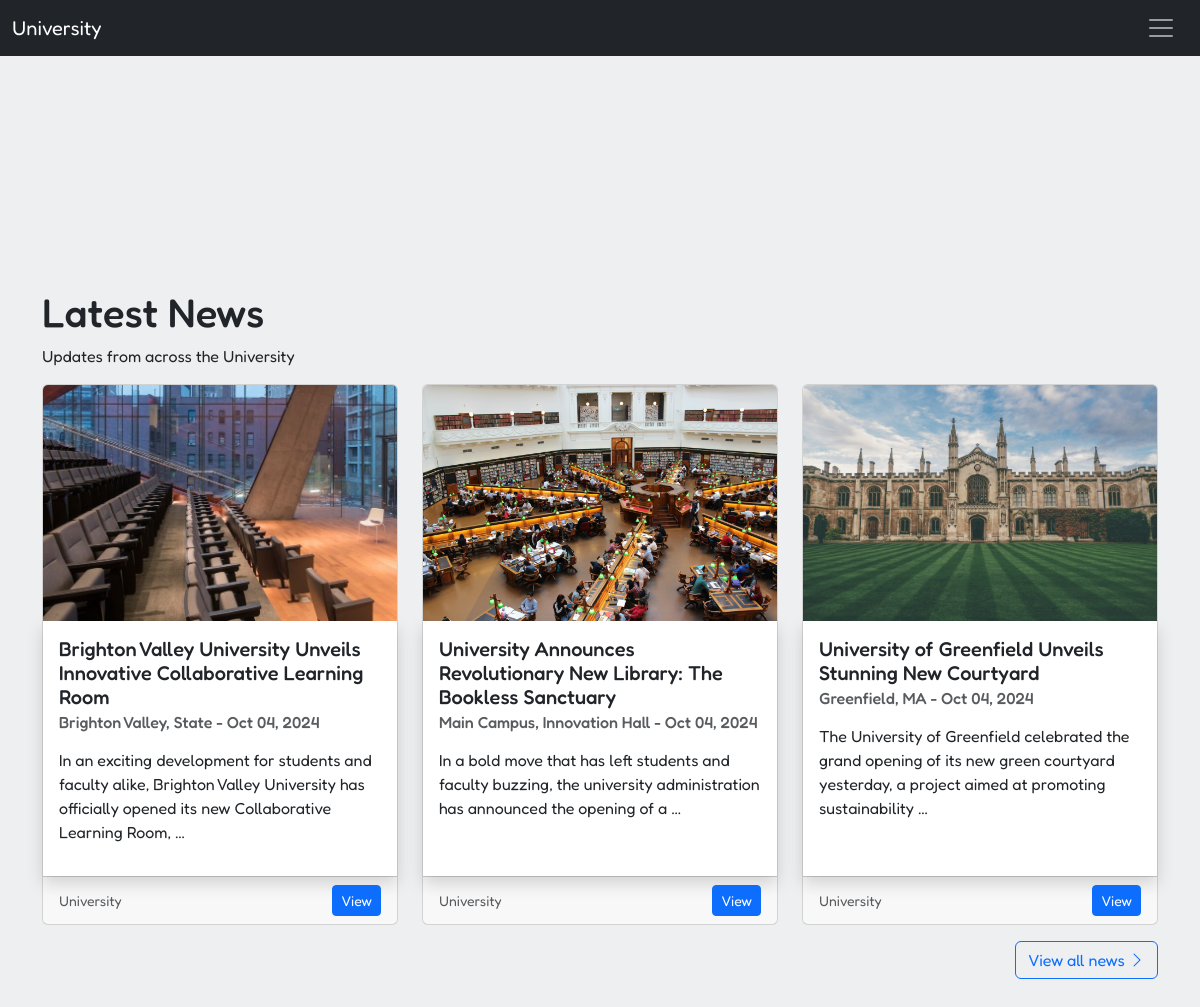
The app's page /, older data.
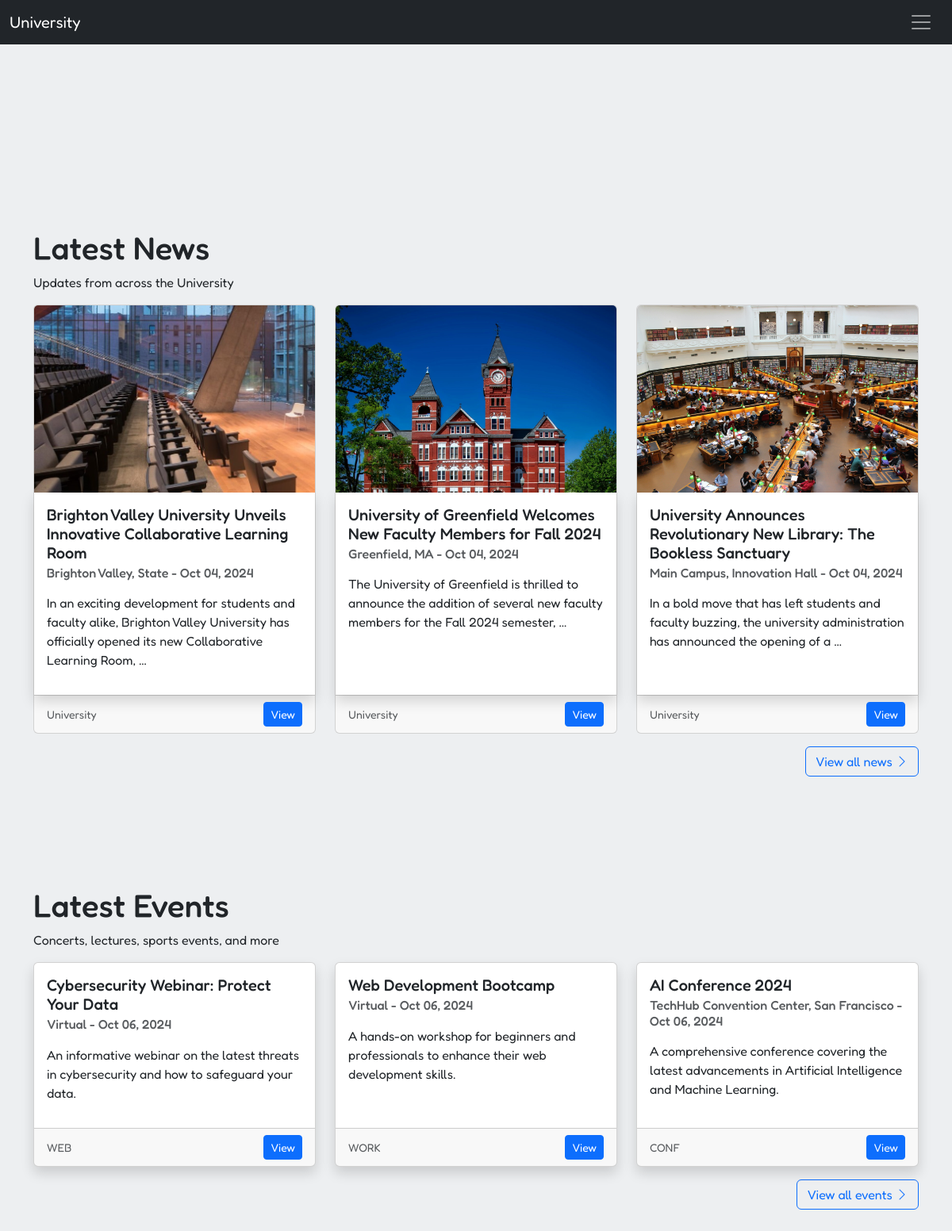
The same page, newer data.
### main/models.py (models this page shows, shortened)
class New(models.Model):
	title = models.CharField(max_length=255)
	author = models.ForeignKey(to=User, on_delete=models.CASCADE)
	attract = models.TextField(blank=True, null=True, max_length=510)
	image = models.ImageField(upload_to='uploads/news', blank=True, null=True)
	category = models.ForeignKey(to='Category', on_delete=models.CASCADE)
	tags = models.ManyToManyField(to='Tag', related_name='news')
	location = models.CharField(max_length=255, blank=True, null=True)
	location_URL = models.URLField(blank=True, null=True)
	content = models.TextField()
	views = models.PositiveIntegerField(default=0)
	is_published = models.BooleanField(default=False)
	publish_date = models.DateTimeField(blank=True, null=True)
	created_at = models.DateTimeField(auto_now_add=True)
	updated_at = models.DateTimeField(auto_now=True)

class Category(models.Model):
	class Meta:
		verbose_name = 'Category'
		verbose_name_plural = 'Categories'
	name = models.CharField(max_length=128)
	slug = models.SlugField(max_length=128, unique=True, blank=True, null=True)
	def __str__(self) -> str:
		return self.name

class Event(models.Model):
	EVENT_TYPES = (
        ('CONF', 'Conference'),
        ('WEB', 'Webinar'),
        ('WORK', 'Workshop'),
        ('MEET', 'Meeting'),
    )
	title = models.CharField(max_length=255)
	description = models.TextField(blank=True, null=True)
	location = models.CharField(max_length=255, blank=True, null=True)
	location_URL = models.URLField(blank=True, null=True)
	event_type = models.CharField(max_length=5, choices=EVENT_TYPES, default='CONF')
	start_date = models.DateTimeField()
	end_date = models.DateTimeField()
	is_virtual = models.BooleanField(default=False)
	organizer = models.CharField(max_length=255, blank=True, null=True)
	created_at = models.DateTimeField(auto_now_add=True)
	updated_at = models.DateTimeField(auto_now=True)
	class Meta:
		ordering = ['start_date']
		verbose_name_plural = 'Events'

### main/views.py (the view)
# urls.py: path('', views.home, name='home'),
def home(request):
	news = models.New.objects.order_by('-updated_at')[:3]
	events = models.Event.objects.order_by('-updated_at')[:3]
	banners = models.Banner.objects.filter(is_active=True).order_by('-created_at')
	return render(request, 'main/home.htm', {'news': news, 'events': events, 'banners': banners})

### main/templatetags/mark.py (called while the page is built)
@register.filter
def markdownify(text):
	return markdown.markdown(text)

### templates/main/home.htm (shortened to what this page needs)
{% extends 'base.htm' %}
{% load static %}
{% load mark %}
{% block content %}
    <div class="my-5 py-5"></div>
    {% if news %}
        <h1>Latest News</h1>
        <p>Updates from across the University</p>
        <div class="row row-cols-1 row-cols-md-2 row-cols-lg-3 g-4">
            {% for new in news %}
                <div class="col">
                    <div class="card h-100">
                        <img src="{{ new.image.url }}" class="card-img-top" alt="{{ new.location }}">
                        <div class="card-body shadow">
                            <h5 class="card-title">{{ new.title }}</h5>
                            <h6 class="card-subtitle mb-2 text-body-secondary">{{ new.location }} - {{ new.created_at|date:"M d, Y" }}</h6>
                            <p class="card-text">{{ new.content|truncatewords:20|markdownify|safe }}</p>
                        </div>
                        <div class="card-footer d-flex align-items-center justify-content-between">
                            <small class="text-body-secondary">{{ new.category }}</small>
                            <a href="{% url 'new' new.pk %}" class="btn btn-sm btn-primary">View</a>
                        </div>
                    </div>
                </div>
            {% endfor %}
        </div>
        <a href="{% url 'news' %}" class="btn btn-outline-primary my-3 float-end">
            View all news
            <i class="bi bi-chevron-right"></i>
        </a>
    {% endif %}
    <div class="my-5 py-5"></div>
    {% if events %}
        <h1>Latest Events</h1>
        <p>Concerts, lectures, sports events, and more</p>
        <div class="row row-cols-1 row-cols-md-2 row-cols-lg-3 g-4">
            {% for event in events %}
                <div class="col">
                    <div class="card h-100 shadow">
                        <div class="card-body">
                            <h5 class="card-title">{{ event.title }}</h5>
                            <h6 class="card-subtitle mb-2 text-body-secondary">{{ event.location }} - {{ event.created_at|date:"M d, Y" }}</h6>
                            <p class="card-text">{{ event.description|markdownify|safe }}</p>
                        </div>
                        <div class="card-footer d-flex align-items-center justify-content-between">
                            <small class="text-body-secondary">{{ event.event_type }}</small>
                            <a href="{% url 'event' event.pk %}" class="btn btn-sm btn-primary">View</a>
                        </div>
                    </div>
                </div>
            {% endfor %}
        </div>
        <a href="{% url 'events' %}" class="btn btn-outline-primary my-3 float-end">
            View all events
            <i class="bi bi-chevron-right"></i>
        </a>
    {% endif %}
{% endblock %}

### templates/base.htm (shortened to what this page needs)
<!DOCTYPE html>
<html>
<head>
	{% load static %}
	<link rel="stylesheet" href="https://cdn.jsdelivr.net/npm/bootstrap-icons@1.11.3/font/bootstrap-icons.min.css">
	<link rel="stylesheet" type="text/css" href="https://cdn.jsdelivr.net/npm/bootstrap@5.3.3/dist/css/bootstrap.min.css">
	<link rel="stylesheet" type="text/css" href="{% static 'css/custom.css' %}">
</head>
<body>
	{% include 'navbar.htm' %}
	<div class="container my-5 py-5">
		{% block content %}{% endblock %}
	</div>
</body>
</html>

### templates/navbar.htm (shortened to what this page needs)
<nav class="navbar navbar-dark bg-dark fixed-top">
    <div class="container-fluid">
        <a class="navbar-brand" href="{% url 'home' %}">University</a>
        <button class="navbar-toggler" type="button" data-bs-toggle="offcanvas" data-bs-target="#menu">
            <span class="navbar-toggler-icon"></span>
        </button>
    </div>
</nav>

### static/css/custom.css (style rules this page uses)
* { font-family: "Fredoka", sans-serif; }
:root { --main-bg: #edeff1; --header-bg: #001F3F; --navbar-bg: #2C3E50; --section-bg: #FFFFFF; --footer-bg: #343A40; --accent-bg: #FFC72C; --white: #fff; }
body { background: var(--main-bg); }
.navbar .navbar-toggler, .navbar .navbar-toggler:focus, .navbar .offcanvas .btn-close:focus { border: none; box-shadow: none; }

Row changes from the older to the newer data that the page shows:
no longer on this page (row edited): New: image (picture), title "University of Greenfield Unveils Stunning New Courtyard", location "Greenfield, MA", created_at "Oct 04, 2024", content "The University of Greenfield celebrated the grand opening of its new green courtyard yesterday, a project aimed at promoting sustainability …", category "University"
now on this page (row edited): New: image (picture), title "University of Greenfield Welcomes New Faculty Members for Fall 2024", location "Greenfield, MA", created_at "Oct 04, 2024", content "The University of Greenfield is thrilled to announce the addition of several new faculty members for the Fall 2024 semester, …", category "University"
added Event: title "Cybersecurity Webinar: Protect Your Data", location "Virtual", created_at "Oct 06, 2024", description "An informative webinar on the latest threats in cybersecurity and how to safeguard your data.", event_type "WEB"
added Event: title "Web Development Bootcamp", location "Virtual", created_at "Oct 06, 2024", description "A hands-on workshop for beginners and professionals to enhance their web development skills.", event_type "WORK"
added Event: title "AI Conference 2024", location "TechHub Convention Center, San Francisco", created_at "Oct 06, 2024", description "A comprehensive conference covering the latest advancements in Artificial Intelligence and Machine Learning.", event_type "CONF"
Text that changed along with them:
text now shown: "Latest Events Concerts, lectures, sports events, and more View all events"
